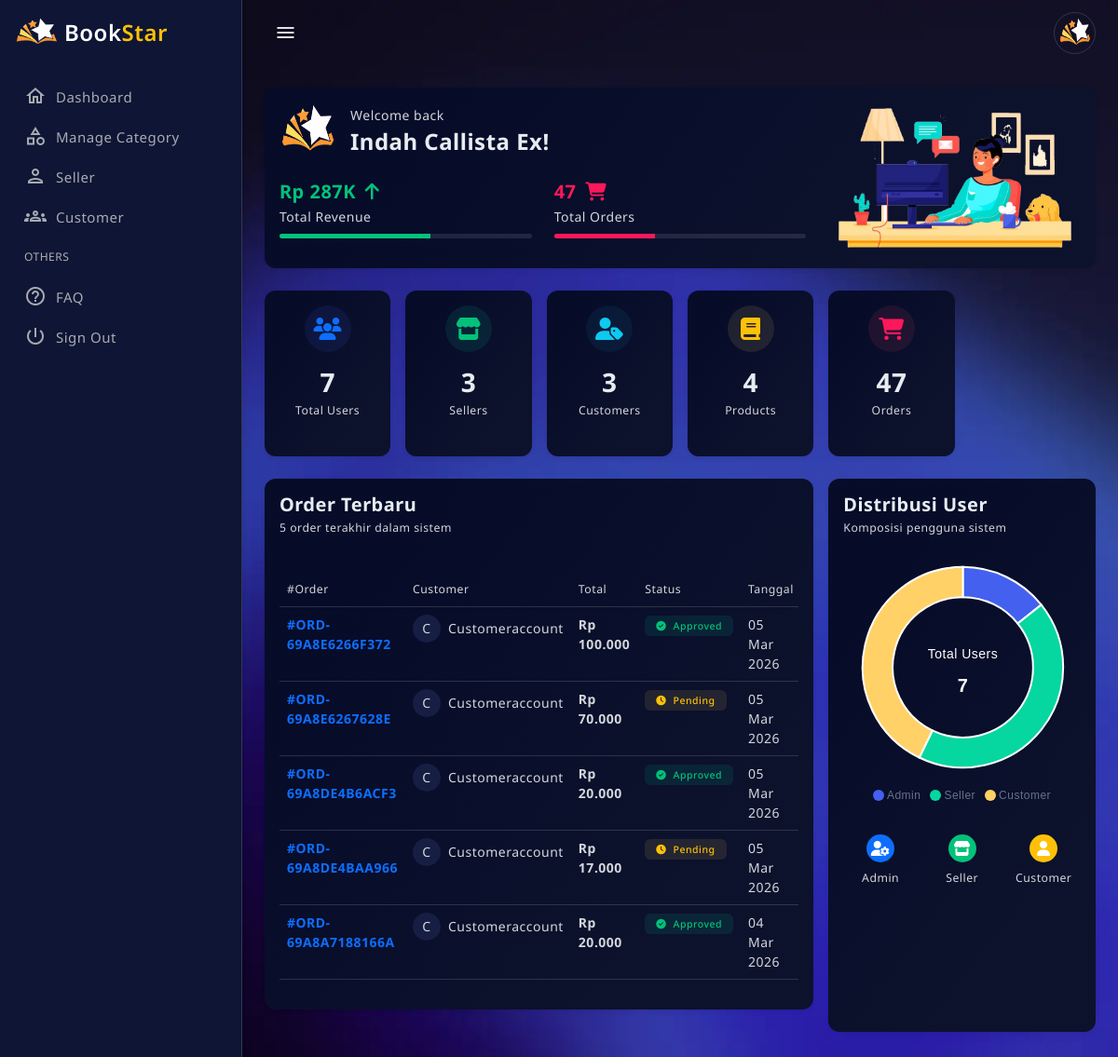
The page /public/?c=admin&m=dashboard (signed in) on the database its author committed.
### tables this page shows
CREATE TABLE `users` (
  `id` int(11) NOT NULL,
  `role_id` int(11) NOT NULL,
  `name` varchar(100) NOT NULL,
  `email` varchar(100) NOT NULL,
  `no_tlp` varchar(20) DEFAULT NULL,
  `password` varchar(255) NOT NULL,
  `nik` varchar(20) DEFAULT NULL,
  `address` text DEFAULT NULL,
  `no_rekening` varchar(50) DEFAULT NULL,
  `qris_image` varchar(255) DEFAULT NULL,
  `is_online` tinyint(1) DEFAULT 0,
  `created_at` timestamp NOT NULL DEFAULT current_timestamp(),
  `updated_at` timestamp NOT NULL DEFAULT current_timestamp() ON UPDATE current_timestamp(),
  `reset_token` varchar(255) DEFAULT NULL,
  `reset_expired` datetime DEFAULT NULL,
  `photo` varchar(255) DEFAULT NULL,
  `status` enum('aktif','nonaktif') DEFAULT 'aktif',
  `last_activity` datetime DEFAULT NULL,
  `is_deleted` tinyint(1) NOT NULL DEFAULT 0
);

CREATE TABLE `orders` (
  `id` int(11) NOT NULL,
  `order_code` varchar(50) NOT NULL,
  `checkout_code` varchar(50) DEFAULT NULL,
  `customer_id` int(11) NOT NULL,
  `seller_id` int(11) NOT NULL,
  `total_price` decimal(12,2) NOT NULL,
  `payment_method` enum('transfer','qris') NOT NULL,
  `payment_proof` varchar(255) DEFAULT NULL,
  `approval_status` enum('pending','approved','rejected') DEFAULT 'pending',
  `order_status` enum('pending','paid','shipped','refund') DEFAULT 'pending',
  `shipping_address` text NOT NULL,
  `tracking_url` text DEFAULT NULL,
  `resi` varchar(100) DEFAULT NULL,
  `created_at` timestamp NOT NULL DEFAULT current_timestamp(),
  `updated_at` timestamp NOT NULL DEFAULT current_timestamp() ON UPDATE current_timestamp(),
  `reject_reason` text DEFAULT NULL,
  `rejected_at` datetime NOT NULL
);

### app/views/admin/dashboard.php (the view, shortened to what the rows shown need)
<?php require APP_PATH . '/views/layouts/admin/header.php'; ?>
<main class="main-wrapper">
  <div class="main-content">
    <div class="card border-0 shadow-sm mb-4">
      <div class="card-body">
        <div class="row align-items-center">
          <div class="col-md-8">
            <div class="d-flex align-items-center mb-4">
              <img src="<?= htmlspecialchars($photo) ?>"
                class="rounded-circle me-3"
                width="60" height="60"
                alt="user">
              <div>
                <p class="text mb-1">Welcome back</p>
                <h4 class="fw-bold mb-0"><?= htmlspecialchars($name) ?>!</h4>
              </div>
            </div>
          </div>
        </div>
      </div>
    </div>
    <div class="row g-3 mb-4">
      <div class="col-lg-8">
        <div class="card border-0 shadow-sm">
          <div class="card-body">
            <?php if (!empty($data['recentOrders'])): ?>
              <div class="table-responsive">
                <table class="table table-hover">
                  <thead>
                    <tr class="border-bottom">
                      <th class="text small fw-normal">#Order</th>
                      <th class="text small fw-normal">Customer</th>
                      <th class="text small fw-normal">Total</th>
                      <th class="text small fw-normal">Status</th>
                      <th class="text small fw-normal">Tanggal</th>
                    </tr>
                  </thead>
                  <tbody>
                    <?php foreach ($data['recentOrders'] as $order): ?>
                      <tr>
                        <td>
                          <span class="fw-bold text-primary">#<?= htmlspecialchars($order['order_code'] ?? 'N/A') ?></span>
                        </td>
                        <td>
                          <div class="d-flex align-items-center">
                            <div class="bg-light rounded-circle d-flex align-items-center justify-content-center me-2"
                              style="width: 30px; height: 30px;">
                              <?= strtoupper(substr(($order['customer_name'] ?? $order['customer'] ?? 'Customer'), 0, 1)) ?>
                            </div>
                            <span><?= htmlspecialchars($order['customer_name'] ?? $order['customer'] ?? 'Customer') ?></span>
                          </div>
                        </td>
                        <td class="fw-bold">
                          Rp <?= number_format($order['total_price'] ?? 0, 0, ',', '.') ?>
                        </td>
                        <td>
                          <?php
                          $status = $order['status'] ?? $order['approval_status'] ?? 'pending';
                          $statusConfig = [
                            'approved' => ['color' => 'success', 'icon' => 'check-circle'],
                            'pending' => ['color' => 'warning', 'icon' => 'clock'],
                            'rejected' => ['color' => 'danger', 'icon' => 'times-circle'],
                            'completed' => ['color' => 'success', 'icon' => 'check-circle'],
                            'processing' => ['color' => 'info', 'icon' => 'sync']
                          ];
                          $config = $statusConfig[strtolower($status)] ?? ['color' => 'secondary', 'icon' => 'circle'];
                          ?>
                          <span class="badge bg-soft-<?= $config['color'] ?> text-<?= $config['color'] ?>">
                            <i class="fas fa-<?= $config['icon'] ?> me-1"></i>
                            <?= ucfirst($status) ?>
                          </span>
                        </td>
                        <td class="text">
                          <?= date('d M Y', strtotime($order['created_at'] ?? date('Y-m-d'))) ?>
                        </td>
                      </tr>
                    <?php endforeach; ?>
                  </tbody>
                </table>
              </div>
            <?php endif; ?>
          </div>
        </div>
      </div>
    </div>
  </div>
</main>
<?php require APP_PATH . '/views/layouts/admin/footer.php'; ?>

### app/views/layouts/admin/header.php (shortened to what the rows shown need)
<?php
$user = $_SESSION['user'] ?? null;
$photo = (!empty($user['photo']))
  ? BASE_URL . '/uploads/profile/' . $user['photo']
  : 'https://placehold.co/110x110/png';
$name  = $user['name'] ?? 'Guest';
?>
<!doctype html>
<html lang="en" data-bs-theme="blue-theme">
<head>
  <link href="<?= BASE_URL ?>/assets/css/pace.min.css" rel="stylesheet">
  <link href="<?= BASE_URL ?>/assets/plugins/perfect-scrollbar/css/perfect-scrollbar.css" rel="stylesheet">
  <link href="<?= BASE_URL ?>/assets/plugins/metismenu/metisMenu.min.css" rel="stylesheet">
  <link href="<?= BASE_URL ?>/assets/plugins/metismenu/mm-vertical.css" rel="stylesheet">
  <link href="<?= BASE_URL ?>/assets/plugins/simplebar/css/simplebar.css" rel="stylesheet">
  <link href="<?= BASE_URL ?>/assets/css/bootstrap.min.css" rel="stylesheet">
  <link href="https://cdn.jsdelivr.net/npm/bootstrap-icons/font/bootstrap-icons.css" rel="stylesheet">
  <link rel="stylesheet" href="https://cdn.jsdelivr.net/npm/@tabler/icons-webfont@latest/tabler-icons.min.css">
  <link rel="stylesheet" href="https://cdnjs.cloudflare.com/ajax/libs/font-awesome/6.4.0/css/all.min.css">
  <link href="<?= BASE_URL ?>/assets/css/bootstrap-extended.css" rel="stylesheet">
  <link href="<?= BASE_URL ?>/assets/css/main.css" rel="stylesheet">
  <link href="<?= BASE_URL ?>/assets/css/dark-theme.css" rel="stylesheet">
  <link href="<?= BASE_URL ?>/assets/css/blue-theme.css" rel="stylesheet">
  <link href="<?= BASE_URL ?>/assets/css/semi-dark.css" rel="stylesheet">
  <link href="<?= BASE_URL ?>/assets/css/bordered-theme.css" rel="stylesheet">
  <link href="<?= BASE_URL ?>/assets/css/responsive.css" rel="stylesheet">
</head>
<body>
  <div class="wrapper">
    <header class="top-header">
      <nav class="navbar navbar-expand align-items-center gap-4">
        <ul class="navbar-nav ms-auto align-items-center">
          <li class="nav-item dropdown">
            <a href="javascript:;" class="dropdown-toggle dropdown-toggle-nocaret" data-bs-toggle="dropdown">
              <img src="<?= $photo ?>" class="rounded-circle p-1 border" width="45" height="45" alt="User">
            </a>
          </li>
        </ul>
      </nav>
    </header>

### rows shown on the page
users: photo (picture), name "Indah Callista Ex"
orders: order_code "ORD-69A8E6266F372", customer.name "C", customer.name "Customeraccount", total_price "100.000", approval_status "Approved"
orders: order_code "ORD-69A8E6267628E", customer.name "C", customer.name "Customeraccount", total_price "70.000", approval_status "Pending"
orders: order_code "ORD-69A8DE4B6ACF3", customer.name "C", customer.name "Customeraccount", total_price "20.000", approval_status "Approved"
orders: order_code "ORD-69A8DE4BAA966", customer.name "C", customer.name "Customeraccount", total_price "17.000", approval_status "Pending"
orders: order_code "ORD-69A8A7188166A", customer.name "C", customer.name "Customeraccount", total_price "20.000", approval_status "Approved"

### other values the page prints
$data['totalOrders'] "47"
$card[1] "7"
$card[0] "Total Users"
$card[1] "3"
$card[0] "Sellers"
$card[0] "Customers"
$card[1] "4"
$card[0] "Products"
$card[1] "47"
$card[0] "Orders"
